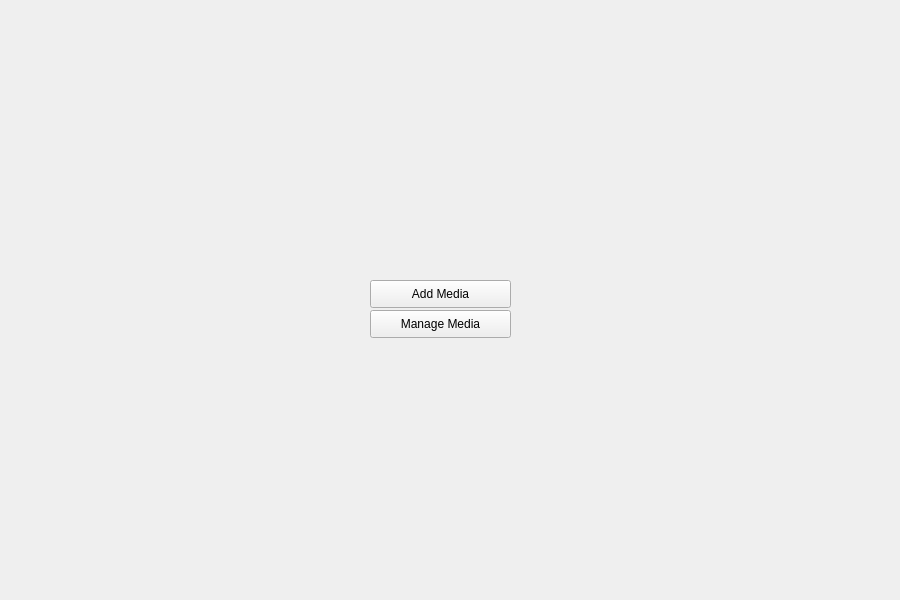
<?xml version="1.0" encoding="UTF-8"?>
<ui version="4.0">
 <class>HomeScreen</class>
 <widget class="QWidget" name="HomeScreen">
  <property name="geometry">
   <rect>
    <x>0</x>
    <y>0</y>
    <width>900</width>
    <height>600</height>
   </rect>
  </property>
  <property name="sizePolicy">
   <sizepolicy hsizetype="Preferred" vsizetype="Preferred">
    <horstretch>0</horstretch>
    <verstretch>0</verstretch>
   </sizepolicy>
  </property>
  <property name="minimumSize">
   <size>
    <width>900</width>
    <height>600</height>
   </size>
  </property>
  <property name="maximumSize">
   <size>
    <width>900</width>
    <height>600</height>
   </size>
  </property>
  <property name="windowTitle">
   <string>Form</string>
  </property>
  <property name="autoFillBackground">
   <bool>false</bool>
  </property>
  <property name="styleSheet">
   <string notr="true"/>
  </property>
  <widget class="QPushButton" name="addMediaButton">
   <property name="geometry">
    <rect>
     <x>370</x>
     <y>280</y>
     <width>141</width>
     <height>28</height>
    </rect>
   </property>
   <property name="autoFillBackground">
    <bool>false</bool>
   </property>
   <property name="text">
    <string>Add Media</string>
   </property>
  </widget>
  <widget class="QPushButton" name="manageMediaButton">
   <property name="geometry">
    <rect>
     <x>370</x>
     <y>310</y>
     <width>141</width>
     <height>28</height>
    </rect>
   </property>
   <property name="autoFillBackground">
    <bool>false</bool>
   </property>
   <property name="text">
    <string>Manage Media</string>
   </property>
  </widget>
 </widget>
 <resources/>
 <connections/>
</ui>
